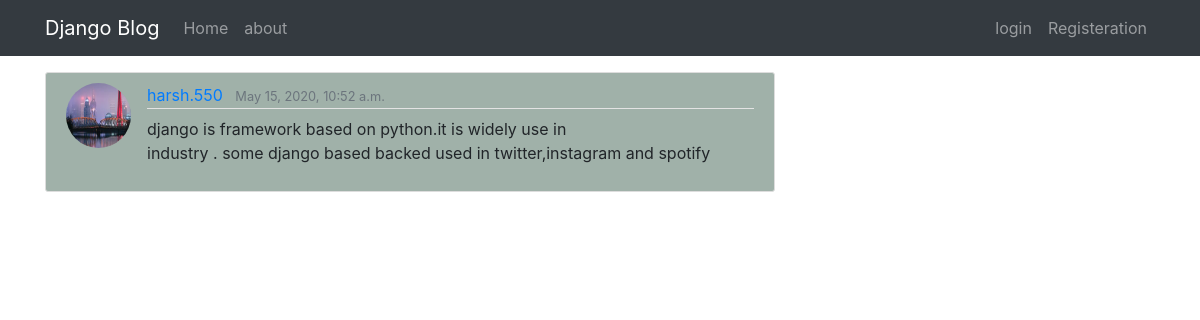
/detail/4/, run on the app's committed database.
### blogs/models.py (models this page shows, shortened)
class Post(models.Model):
    title = models.CharField(max_length=100)
    content = models.TextField()
    date_posted = models.DateTimeField(default=timezone.now)
    author = models.ForeignKey(User,on_delete = models.CASCADE)

### users/models.py (models this page shows, shortened)
class profile(models.Model):
    user = models.OneToOneField(User,on_delete=models.CASCADE)
    image = models.ImageField(default="default.jpg",upload_to='profile_pics')

### blogs/views.py (the view)
# urls.py: path('detail/<int:pk>/',PostDetailView.as_view(),name="detail"),
class PostDetailView(DetailView):
    model = Post
    template_name="blogs/detail.html"

### blogs/templates/blogs/detail.html (shortened to what this page needs)
{% extends "blogs/base.html" %}
{% block body %}
<article class="media content-section">
    <img class="rounded-circle article-img" src="{{ object.author.profile.image.url}}">
    <div class="media-body">
        <div class="article-metadata">
            <a class="mr-2" href="{% url  'user-post'  object.author.username %}">{{object.author}}</a>
            <small class="text-muted">{{object.date_posted}}</small>
        </div>
        <p class="article-content">{{object.content}}</p>
    </div>
{% endblock %}

### blogs/static/blogs/style.css (style rules this page uses)
body { background: #bd1212; color: #ca3232; margin-top: 5rem; }
.content-section { margin-top: 1rem; background: #a0b1a9; padding: 10px 20px; border: 1px solid #dddddd; border-radius: 3px; margin-bottom: 20px; }
.article-content { white-space: pre-line; }
.article-img { height: 65px; width: 65px; margin-right: 16px; }
.article-metadata { padding-bottom: 1px; margin-bottom: 4px; border-bottom: 1px solid #e3e3e3 }

### data on the page
Post: author.profile.image (picture), author "harsh.550", date_posted "May 15, 2020, 10:52 a.m.", content "django is framework based on python.it is widely use in industry . some django based backed used in twitter,instagram and spotify"
